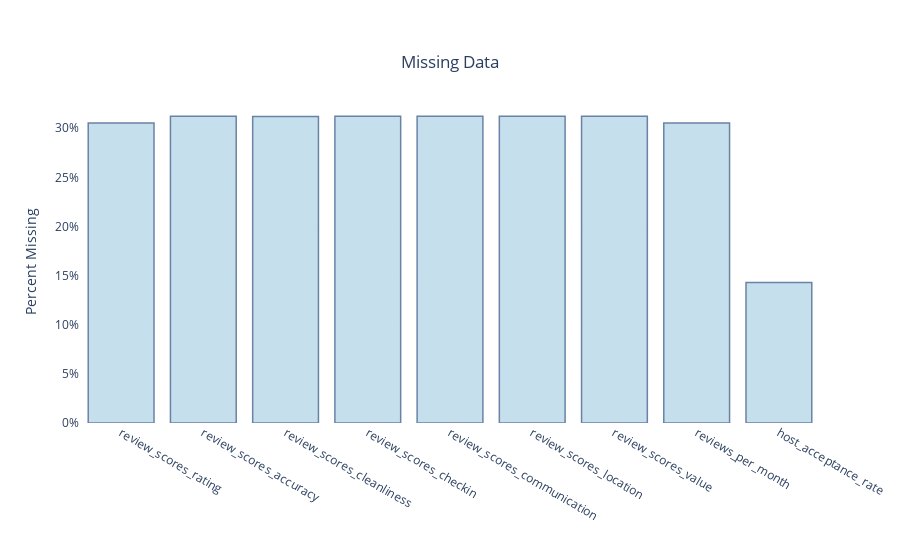

Here is the notebook cell this chart was saved with:
### Markdown cell above
#### i) Missing Values

### Code cell
def plot_missing_values (df_listings):
    '''
    Input: df with listings
    Output: chart with missing values
    '''
    
    df_na= pd.DataFrame({"Pct_Missing":df_listings.isnull().mean()})
    df_na = df_na[df_na.Pct_Missing!=0]

    x = list(df_na.index)
    y = df_na.Pct_Missing*100
    fig= go.Figure(data=go.Bar(x=x,y=y))
    fig.update_traces(marker_color='rgb(158,202,225)', marker_line_color='rgb(8,48,107)',
                      marker_line_width=1.5, opacity=0.6)
    # Update Layout
    fig.update_layout(
        title={'text':'Missing Data',
               'y':0.9,
            'x':0.5,
              'xanchor': 'center',
                 'yanchor': 'top' },
        xaxis=dict(
            title='',
        ),
        yaxis=dict(
            title='Percent Missing',
             ticksuffix="%"
        ),


        paper_bgcolor='rgba(0,0,0,0)',
        plot_bgcolor='rgba(0,0,0,0)',
    )

    return(fig)

plot_missing_values (df_listings)

### Figure 1 — Plotly figure (JSON) as saved in the notebook; plotly's stock layout.template omitted (floating-point values rounded to 4 significant figures)
{"data": [{"marker": {"color": "rgb(158,202,225)", "line": {"color": "rgb(8,48,107)", "width": 1.5}}, "opacity": 0.6, "type": "bar", "x": ["review_scores_rating", "review_scores_accuracy", "review_scores_cleanliness", "review_scores_checkin", "review_scores_communication", "review_scores_location", "review_scores_value", "reviews_per_month", "host_acceptance_rate"], "y": [30.53, 31.21, 31.2, 31.22, 31.21, 31.22, 31.22, 30.53, 14.3]}], "layout": {"paper_bgcolor": "rgba(0,0,0,0)", "plot_bgcolor": "rgba(0,0,0,0)", "title": {"text": "Missing Data", "x": 0.5, "xanchor": "center", "y": 0.9, "yanchor": "top"}, "xaxis": {"title": {"text": ""}}, "yaxis": {"ticksuffix": "%", "title": {"text": "Percent Missing"}}}}
